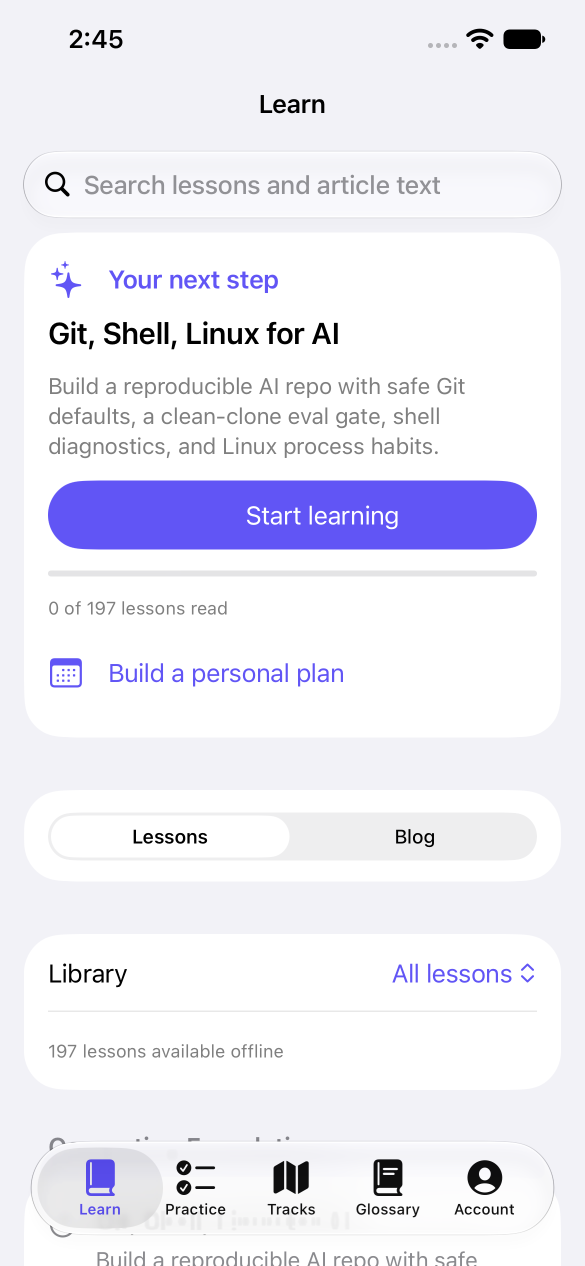
#> input picture mobile/ios/LeetLLM/screenshots/01_learn.png, 1170 x 2532 px, found by its file name (shown at 1/2 size)
$ python generate-mac-screenshots.py
#> lines starting #> are read from the running program, lines starting #| are printed output that depends on the picture
#!/usr/bin/env -S uv run --script
# /// script
# dependencies = ["pillow>=10.0.0"]
# ///
"""
Generate Mac App Store Presentation Screenshots (16:10 aspect ratio: 2880x1800 and 2560x1600)
"""

import os
import sys
from PIL import Image, ImageDraw, ImageFont, ImageFilter

SLIDES = [
    {
        "file": "01_learn.png",
        "title": "Comprehensive AI Curriculum",
        "subtitle": "199 progressive lessons from fundamentals to production systems",
    },
    {
        "file": "02_lesson.png",
        "title": "Production Systems Engineering",
        "subtitle": "Vector math, interactive code listings, and architecture diagrams",
    },
    {
        "file": "03_practice.png",
        "title": "Hands-On Engineering Labs",
        "subtitle": "Practice real-world distributed training and inference algorithms",
    },
    {
        "file": "04_quiz.png",
        "title": "Concept Check Quizzes",
        "subtitle": "Validate architectural trade-offs and systems contracts",
    },
    {
        "file": "05_tracks.png",
        "title": "Curated Learning Tracks",
        "subtitle": "Structured career paths for AI and LLM systems engineers",
    },
    {
        "file": "06_track.png",
        "title": "Deep Dive Specializations",
        "subtitle": "Master High-Throughput Serving, Agents, and GPU Compilers",
    },
    {
        "file": "07_glossary.png",
        "title": "AI Systems Technical Glossary",
        "subtitle": "Over 750 production AI terms with formal engineering contracts",
    },
    {
        "file": "08_term.png",
        "title": "Architectural Terms & Engines",
        "subtitle": "In-depth breakdowns of vLLM, SGLang, Megatron, and FlashAttention",
    },
    {
        "file": "09_account.png",
        "title": "Cross-Platform Progress Sync",
        "subtitle": "Seamless state synchronization across Web, iPhone, iPad, and Mac",
    },
]

def get_font(size, bold=False):
    candidates = [
        "/System/Library/Fonts/SFNS.ttf",
        "/System/Library/Fonts/HelveticaNeue.ttc",
        "/System/Library/Fonts/Supplemental/Arial.ttf",
    ]
    for font_path in candidates:
        if os.path.exists(font_path):
            try:
                index = 1 if bold and "HelveticaNeue" in font_path else 0
                return ImageFont.truetype(font_path, size, index=index)
            except Exception:
                pass
    return ImageFont.load_default()

def create_mac_screenshot(source_path, title, subtitle, target_width=2880, target_height=1800):
    # Base background: Deep refined dark slate gradient
#> called with title = 'Comprehensive AI Curriculum', target_width = 2880, target_height = 1800
    bg = Image.new("RGBA", (target_width, target_height), (15, 23, 42, 255)) # slate-900
    draw = ImageDraw.Draw(bg)

    # Subtle background accent radial gradient / glow
    accent = Image.new("RGBA", (target_width, target_height), (0, 0, 0, 0))
#> accent: PIL image 2880x1800 RGBA; every value is 0
    accent_draw = ImageDraw.Draw(accent)
    center_x = target_width // 2
    center_y = int(target_height * 0.6)
    accent_draw.ellipse(
        (center_x - 900, center_y - 500, center_x + 900, center_y + 500),
        fill=(37, 99, 235, 30) # blue-600 subtle glow
    )
    accent = accent.filter(ImageFilter.GaussianBlur(120))
    bg.alpha_composite(accent)
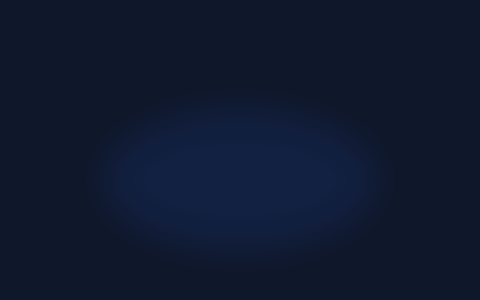
#> bg: PIL image 2880x1800 RGBA (shown at 1/6 size); mean R, G, B, A 15.5, 24.8, 46.6, 255
    draw = ImageDraw.Draw(bg)

    # Typography
    font_title = get_font(int(target_height * 0.042), bold=True)
    font_sub = get_font(int(target_height * 0.022), bold=False)

    # Title & Subtitle positioning
    title_bbox = draw.textbbox((0, 0), title, font=font_title)
#> title_bbox = (0, 2, 144, 12)
    title_w = title_bbox[2] - title_bbox[0]
#> title_w = 144
    title_x = (target_width - title_w) // 2
#> title_x = 1368
    title_y = int(target_height * 0.075)

    sub_bbox = draw.textbbox((0, 0), subtitle, font=font_sub)
#> sub_bbox = (0, 1, 298, 12)
    sub_w = sub_bbox[2] - sub_bbox[0]
#> sub_w = 298
    sub_x = (target_width - sub_w) // 2
#> sub_x = 1291
    sub_y = title_y + (title_bbox[3] - title_bbox[0]) + int(target_height * 0.015)
#> sub_y = 174

    draw.text((title_x, title_y), title, fill=(248, 250, 252, 255), font=font_title) # slate-50
    draw.text((sub_x, sub_y), subtitle, fill=(148, 163, 184, 255), font=font_sub) # slate-400

    # macOS App Window Frame
    win_w = int(target_width * 0.82)
    win_h = int(target_height * 0.74)
    win_x = (target_width - win_w) // 2
    win_y = int(target_height * 0.22)
    titlebar_h = int(win_h * 0.05)
    corner_radius = 18

    # Window Drop Shadow
    shadow_pad = 50
    shadow = Image.new("RGBA", (win_w + shadow_pad * 2, win_h + shadow_pad * 2), (0, 0, 0, 0))
#> shadow: PIL image 2461x1432 RGBA; every value is 0
    s_draw = ImageDraw.Draw(shadow)
    s_draw.rounded_rectangle(
        (shadow_pad, shadow_pad + 15, shadow_pad + win_w, shadow_pad + win_h + 15),
        radius=corner_radius,
        fill=(0, 0, 0, 160)
    )
    shadow = shadow.filter(ImageFilter.GaussianBlur(28))
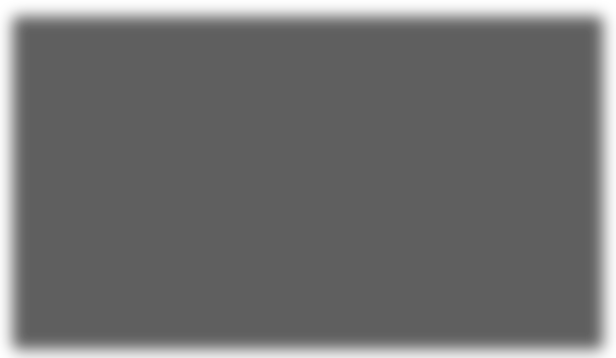
#> shadow: PIL image 2461x1432 RGBA (shown at 1/4 size); mean R, G, B, A 0, 0, 0, 142.8; transparent parts drawn white
    bg.alpha_composite(shadow, (win_x - shadow_pad, win_y - shadow_pad))

    # Window Container
    window = Image.new("RGBA", (win_w, win_h), (30, 41, 59, 255)) # slate-800
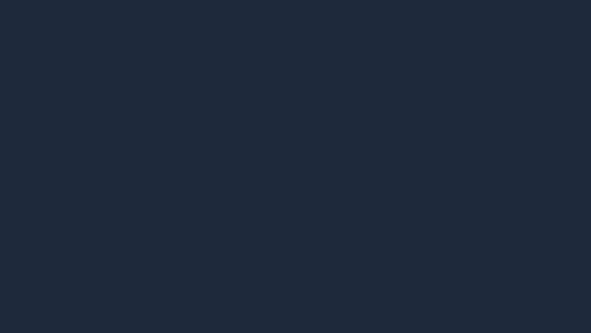
#> window: PIL image 2361x1332 RGBA (shown at 1/4 size); mean R, G, B, A 30, 41, 59, 255
    w_draw = ImageDraw.Draw(window)

    # Window Titlebar (macOS style)
    w_draw.rounded_rectangle((0, 0, win_w, titlebar_h + corner_radius), radius=corner_radius, fill=(30, 41, 59, 255))
    w_draw.rectangle((0, corner_radius, win_w, titlebar_h), fill=(30, 41, 59, 255))
    w_draw.line((0, titlebar_h, win_w, titlebar_h), fill=(51, 65, 85, 255), width=1)

    # Traffic lights (Red, Yellow, Green)
    btn_r = int(titlebar_h * 0.22)
    btn_y = titlebar_h // 2
    btn_spacing = int(btn_r * 2.5)
    btn_start_x = int(win_w * 0.02)

    w_draw.ellipse((btn_start_x - btn_r, btn_y - btn_r, btn_start_x + btn_r, btn_y + btn_r), fill=(239, 68, 68, 255)) # Red
    w_draw.ellipse((btn_start_x + btn_spacing - btn_r, btn_y - btn_r, btn_start_x + btn_spacing + btn_r, btn_y + btn_r), fill=(245, 158, 11, 255)) # Yellow
    w_draw.ellipse((btn_start_x + btn_spacing * 2 - btn_r, btn_y - btn_r, btn_start_x + btn_spacing * 2 + btn_r, btn_y + btn_r), fill=(16, 185, 129, 255)) # Green

    # Window title centered
    font_win_title = get_font(int(titlebar_h * 0.38), bold=False)
    wt_text = "LeetLLM — AI & LLM Systems Engineering"
    wt_bbox = w_draw.textbbox((0, 0), wt_text, font=font_win_title)
#> wt_bbox = (0, 2, 194, 12)
    wt_x = (win_w - (wt_bbox[2] - wt_bbox[0])) // 2
#> wt_x = 1083
    wt_y = (titlebar_h - (wt_bbox[3] - wt_bbox[1])) // 2
#> wt_y = 28
    w_draw.text((wt_x, wt_y), wt_text, fill=(148, 163, 184, 255), font=font_win_title)

    # App Screen Content
    content_h = win_h - titlebar_h
    content_w = win_w
    if os.path.exists(source_path):
        app_img = Image.open(source_path).convert("RGBA")
#> app_img is the input picture: PIL image 1170x2532 RGBA; mean R, G, B, A 236.8, 236.2, 246.1, 255
        # Aspect fill/fit content area
        aspect_ratio = app_img.width / app_img.height
        if aspect_ratio > (content_w / content_h):
            # Fit by height
            scale = content_h / app_img.height
            scaled_w = int(app_img.width * scale)
            scaled = app_img.resize((scaled_w, content_h), Image.Resampling.LANCZOS)
            crop_x = (scaled_w - content_w) // 2
            cropped = scaled.crop((crop_x, 0, crop_x + content_w, content_h))
            window.paste(cropped, (0, titlebar_h))
        else:
            # Fit by width
            scale = content_w / app_img.width
            scaled_h = int(app_img.height * scale)
            scaled = app_img.resize((content_w, scaled_h), Image.Resampling.LANCZOS)
            cropped = scaled.crop((0, 0, content_w, min(content_h, scaled_h)))
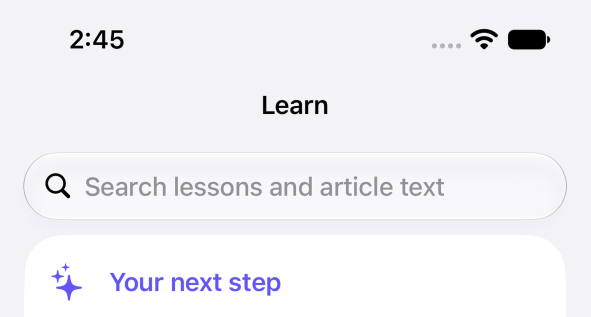
#> cropped: PIL image 2361x1266 RGBA (shown at 1/4 size); mean R, G, B, A 240.8, 240.7, 245.5, 255
            window.paste(cropped, (0, titlebar_h))
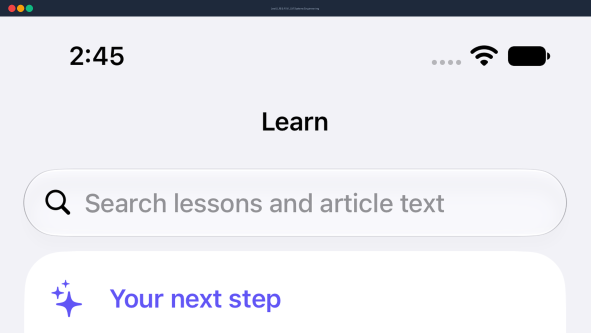
#> window: PIL image 2361x1332 RGBA (shown at 1/4 size); mean R, G, B, A 230.5, 230.9, 236.3, 255

    # Mask bottom corners of window
    mask = Image.new("L", (win_w, win_h), 0)
#> mask: PIL image 2361x1332 L; every value is 0
    m_draw = ImageDraw.Draw(mask)
    m_draw.rounded_rectangle((0, 0, win_w, win_h), radius=corner_radius, fill=255)

    # Composite window
    bg.paste(window, (win_x, win_y), mask)
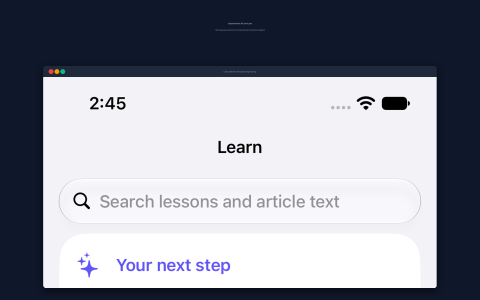
#> bg: PIL image 2880x1800 RGBA (shown at 1/6 size); mean R, G, B, A 145.6, 148.9, 159.4, 255

    # Window border outline
    draw.rounded_rectangle((win_x, win_y, win_x + win_w, win_y + win_h), radius=corner_radius, outline=(71, 85, 105, 180), width=1)

    return bg.convert("RGB")

def main():
    script_dir = os.path.dirname(os.path.abspath(__file__))
    repo_root = os.path.abspath(os.path.join(script_dir, ".."))
    screenshots_dir = os.path.join(repo_root, "mobile", "ios", "LeetLLM", "screenshots")
    ipad_dir = os.path.join(screenshots_dir, "ipad")
    mac_dir = os.path.join(screenshots_dir, "mac")
    mac_2880_dir = os.path.join(mac_dir, "2880x1800")
    mac_2560_dir = os.path.join(mac_dir, "2560x1600")

    os.makedirs(mac_dir, exist_ok=True)
    os.makedirs(mac_2880_dir, exist_ok=True)
    os.makedirs(mac_2560_dir, exist_ok=True)

    print("🖼️ Generating Mac App Store Presentation Screenshots (16:10 aspect ratio)...")

    for slide in SLIDES:
        fname = slide["file"]
        # Prefer ipad screenshot for denser layout, fallback to root screenshot
        src_path = os.path.join(ipad_dir, fname)
        if not os.path.exists(src_path):
            src_path = os.path.join(screenshots_dir, fname)

        if not os.path.exists(src_path):
            print(f"⚠️ Warning: Source screenshot {fname} not found in {screenshots_dir}")
            continue

        print(f"  • Generating {fname} ({slide['title']})...")

        # 2880 x 1800 (16:10 Retina)
        img_2880 = create_mac_screenshot(src_path, slide["title"], slide["subtitle"], 2880, 1800)
        img_2880.save(os.path.join(mac_2880_dir, fname), "PNG", optimize=True)
        # Also copy to root mac/ folder
        img_2880.save(os.path.join(mac_dir, fname), "PNG", optimize=True)

        # 2560 x 1600 (16:10 standard Retina)
        img_2560 = create_mac_screenshot(src_path, slide["title"], slide["subtitle"], 2560, 1600)
        img_2560.save(os.path.join(mac_2560_dir, fname), "PNG", optimize=True)
#> pass 2 of the loop in main, `for slide in SLIDES:`:
#> title_bbox = (0, 2, 153, 12)
#> title_w = 153
#> title_x = 1363
#> sub_bbox = (0, 2, 294, 12)
#> sub_w = 294
#> sub_x = 1293
#> sub_y = 174
#> in create_mac_screenshot (call 3), `bg.alpha_composite(shadow, (win_x - shadow_pad, win_y - shadow_pad))`:
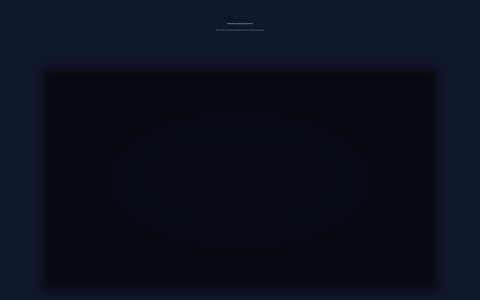
#> bg: PIL image 2880x1800 RGBA (shown at 1/6 size); mean R, G, B, A 9.6, 15.1, 27.8, 255
#> wt_x = 1083
#> wt_y = 28
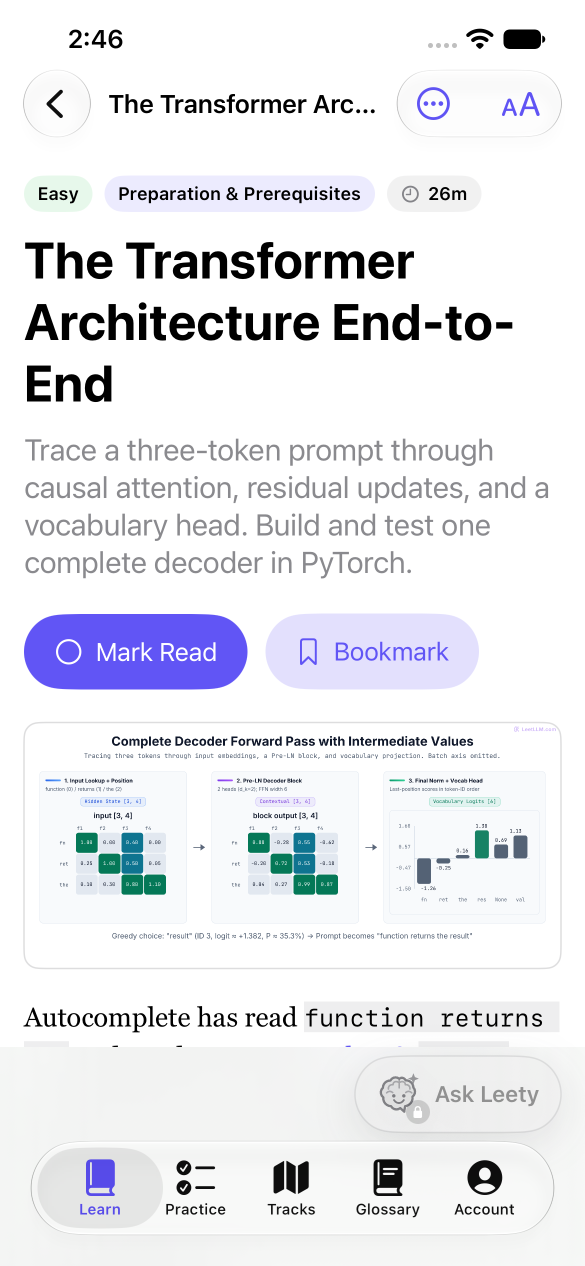
#> input picture mobile/ios/LeetLLM/screenshots/02_lesson.png, 1170 x 2532 px, found by its file name (shown at 1/2 size)
#> in create_mac_screenshot, app_img is the input picture: PIL image 1170x2532 RGBA; mean R, G, B, A 233.6, 234.6, 239.2, 255
#> scaled: PIL image 2361x5109 RGBA
#> cropped: PIL image 2361x1266 RGBA
#> title_x = 1203
#> sub_x = 1133
#> sub_y = 156
#> wt_x = 952
#> wt_y = 24
#> scaled: PIL image 2099x4542 RGBA
#> cropped: PIL image 2099x1125 RGBA
#> in create_mac_screenshot (call 4), `bg.paste(window, (win_x, win_y), mask)`:
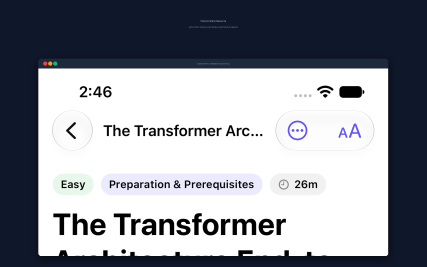
#> bg: PIL image 2560x1600 RGBA (shown at 1/6 size); mean R, G, B, A 143.7, 147.1, 155.6, 255
#> pass 3 of the loop in main, `for slide in SLIDES:`:
#> title_bbox = (0, 2, 133, 12)
#> title_w = 133
#> title_x = 1373
#> sub_bbox = (0, 1, 299, 12)
#> sub_w = 299
#> sub_x = 1290
#> sub_y = 174
#> in create_mac_screenshot (call 5), `bg.alpha_composite(shadow, (win_x - shadow_pad, win_y - shadow_pad))`:
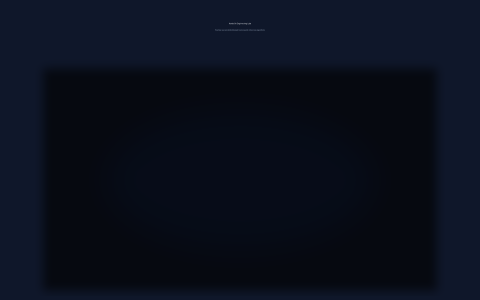
#> bg: PIL image 2880x1800 RGBA (shown at 1/6 size); mean R, G, B, A 9.6, 15.1, 27.8, 255
#> wt_x = 1083
#> wt_y = 28
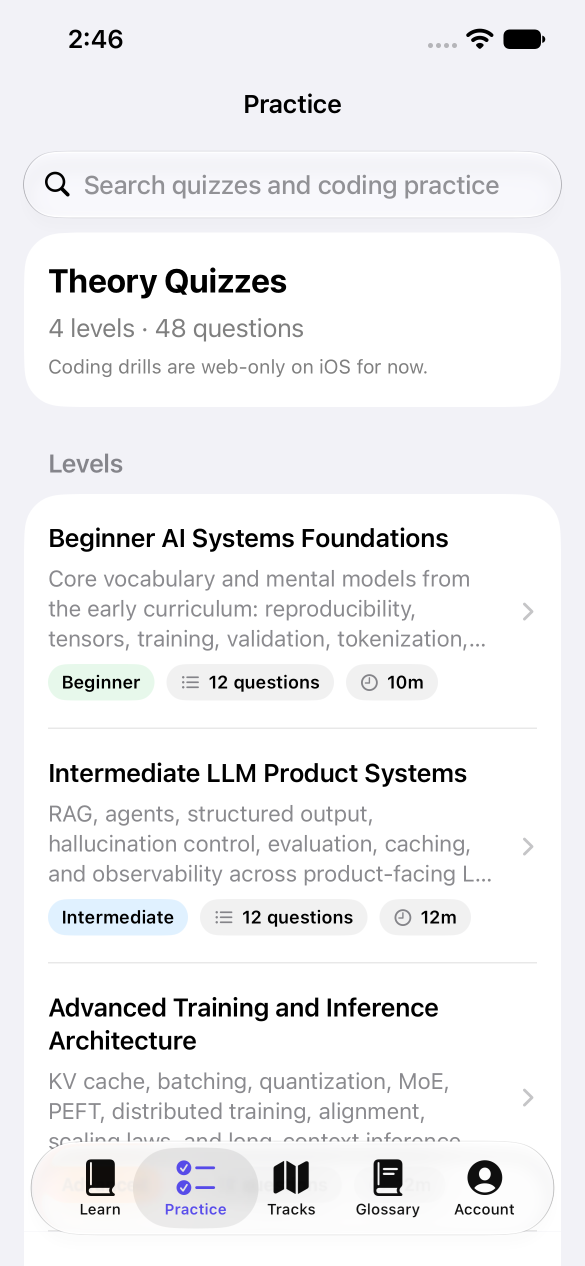
#> input picture mobile/ios/LeetLLM/screenshots/03_practice.png, 1170 x 2532 px, found by its file name (shown at 1/2 size)
#> in create_mac_screenshot, app_img is the input picture: PIL image 1170x2532 RGBA; mean R, G, B, A 239.7, 239.8, 241.5, 255

    print(f"✅ Successfully generated all Mac screenshots in {mac_dir}")
    print(f"  - 2880x1800: {mac_2880_dir}")
    print(f"  - 2560x1600: {mac_2560_dir}")

if __name__ == "__main__":
#> (the run stopped early here; a loop or call above may not have finished)
